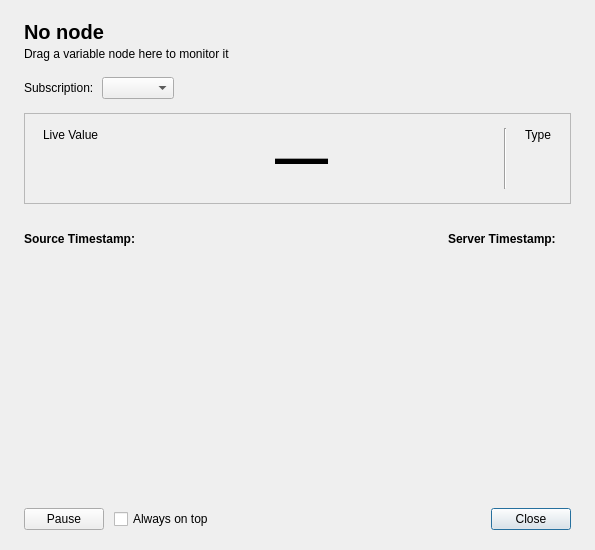
<?xml version="1.0" encoding="UTF-8"?>
<ui version="4.0">
 <class>NodeMonitorDialog</class>
 <widget class="QDialog" name="NodeMonitorDialog">
  <property name="geometry">
   <rect>
    <x>0</x>
    <y>0</y>
    <width>595</width>
    <height>550</height>
   </rect>
  </property>
  <property name="windowTitle">
   <string>Node Monitor</string>
  </property>
  <layout class="QVBoxLayout" name="rootLayout">
   <property name="spacing">
    <number>14</number>
   </property>
   <property name="leftMargin">
    <number>24</number>
   </property>
   <property name="topMargin">
    <number>20</number>
   </property>
   <property name="rightMargin">
    <number>24</number>
   </property>
   <property name="bottomMargin">
    <number>20</number>
   </property>
   <item>
    <layout class="QHBoxLayout" name="headerLayout">
     <property name="spacing">
      <number>12</number>
     </property>
     <item>
      <layout class="QVBoxLayout" name="titleLayout">
       <property name="spacing">
        <number>2</number>
       </property>
       <item>
        <widget class="QLabel" name="nameLabel">
         <property name="font">
          <font>
           <pointsize>15</pointsize>
           <bold>true</bold>
          </font>
         </property>
         <property name="text">
          <string>No node</string>
         </property>
        </widget>
       </item>
       <item>
        <widget class="QLabel" name="nodeIdLabel">
         <property name="text">
          <string>Drag a variable node here to monitor it</string>
         </property>
         <property name="textInteractionFlags">
          <set>Qt::TextInteractionFlag::TextSelectableByMouse</set>
         </property>
        </widget>
       </item>
      </layout>
     </item>
     <item>
      <spacer name="headerSpacer">
       <property name="orientation">
        <enum>Qt::Orientation::Horizontal</enum>
       </property>
       <property name="sizeHint" stdset="0">
        <size>
         <width>0</width>
         <height>0</height>
        </size>
       </property>
      </spacer>
     </item>
     <item>
      <widget class="QLabel" name="qualityLabel">
       <property name="text">
        <string/>
       </property>
       <property name="alignment">
        <set>Qt::AlignmentFlag::AlignCenter</set>
       </property>
      </widget>
     </item>
    </layout>
   </item>
   <item>
    <layout class="QHBoxLayout" name="subscriptionLayout">
     <property name="spacing">
      <number>8</number>
     </property>
     <item>
      <widget class="QLabel" name="subscriptionCaption">
       <property name="text">
        <string>Subscription:</string>
       </property>
      </widget>
     </item>
     <item>
      <widget class="SubscriptionComboBox" name="subscriptionCombo"/>
     </item>
     <item>
      <spacer name="subscriptionSpacer">
       <property name="orientation">
        <enum>Qt::Orientation::Horizontal</enum>
       </property>
       <property name="sizeHint" stdset="0">
        <size>
         <width>40</width>
         <height>0</height>
        </size>
       </property>
      </spacer>
     </item>
    </layout>
   </item>
   <item>
    <widget class="QFrame" name="valuePanel">
     <property name="frameShape">
      <enum>QFrame::Shape::StyledPanel</enum>
     </property>
     <layout class="QHBoxLayout" name="valueLayout">
      <property name="spacing">
       <number>18</number>
      </property>
      <property name="leftMargin">
       <number>18</number>
      </property>
      <property name="topMargin">
       <number>14</number>
      </property>
      <property name="rightMargin">
       <number>18</number>
      </property>
      <property name="bottomMargin">
       <number>14</number>
      </property>
      <item>
       <widget class="QLabel" name="valueCaption">
        <property name="text">
         <string>Live Value</string>
        </property>
        <property name="alignment">
         <set>Qt::AlignmentFlag::AlignLeading|Qt::AlignmentFlag::AlignLeft|Qt::AlignmentFlag::AlignTop</set>
        </property>
       </widget>
      </item>
      <item>
       <widget class="QLabel" name="valueLabel">
        <property name="sizePolicy">
         <sizepolicy hsizetype="Expanding" vsizetype="Preferred">
          <horstretch>1</horstretch>
          <verstretch>0</verstretch>
         </sizepolicy>
        </property>
        <property name="font">
         <font>
          <pointsize>40</pointsize>
          <bold>true</bold>
         </font>
        </property>
        <property name="text">
         <string>—</string>
        </property>
        <property name="alignment">
         <set>Qt::AlignmentFlag::AlignCenter</set>
        </property>
        <property name="textInteractionFlags">
         <set>Qt::TextInteractionFlag::TextSelectableByMouse</set>
        </property>
       </widget>
      </item>
      <item>
       <widget class="Line" name="valueDivider">
        <property name="orientation">
         <enum>Qt::Orientation::Vertical</enum>
        </property>
       </widget>
      </item>
      <item>
       <layout class="QVBoxLayout" name="typeLayout">
        <property name="spacing">
         <number>2</number>
        </property>
        <item>
         <widget class="QLabel" name="typeCaption">
          <property name="text">
           <string>Type</string>
          </property>
          <property name="alignment">
           <set>Qt::AlignmentFlag::AlignLeading|Qt::AlignmentFlag::AlignLeft|Qt::AlignmentFlag::AlignTop</set>
          </property>
         </widget>
        </item>
        <item>
         <widget class="QLabel" name="typeLabel">
          <property name="font">
           <font>
            <pointsize>15</pointsize>
            <bold>true</bold>
           </font>
          </property>
          <property name="text">
           <string/>
          </property>
          <property name="alignment">
           <set>Qt::AlignmentFlag::AlignLeading|Qt::AlignmentFlag::AlignLeft|Qt::AlignmentFlag::AlignVCenter</set>
          </property>
          <property name="textInteractionFlags">
           <set>Qt::TextInteractionFlag::TextSelectableByMouse</set>
          </property>
         </widget>
        </item>
       </layout>
      </item>
     </layout>
    </widget>
   </item>
   <item>
    <layout class="QHBoxLayout" name="timestampLayout">
     <property name="spacing">
      <number>8</number>
     </property>
     <item>
      <widget class="QLabel" name="sourceCaption">
       <property name="font">
        <font>
         <bold>true</bold>
        </font>
       </property>
       <property name="text">
        <string>Source Timestamp:</string>
       </property>
      </widget>
     </item>
     <item>
      <widget class="QLabel" name="sourceTimeLabel">
       <property name="text">
        <string/>
       </property>
       <property name="textInteractionFlags">
        <set>Qt::TextInteractionFlag::TextSelectableByMouse</set>
       </property>
      </widget>
     </item>
     <item>
      <spacer name="timestampSpacer">
       <property name="orientation">
        <enum>Qt::Orientation::Horizontal</enum>
       </property>
       <property name="sizeHint" stdset="0">
        <size>
         <width>20</width>
         <height>0</height>
        </size>
       </property>
      </spacer>
     </item>
     <item>
      <widget class="QLabel" name="serverCaption">
       <property name="font">
        <font>
         <bold>true</bold>
        </font>
       </property>
       <property name="text">
        <string>Server Timestamp:</string>
       </property>
      </widget>
     </item>
     <item>
      <widget class="QLabel" name="serverTimeLabel">
       <property name="text">
        <string/>
       </property>
       <property name="textInteractionFlags">
        <set>Qt::TextInteractionFlag::TextSelectableByMouse</set>
       </property>
      </widget>
     </item>
    </layout>
   </item>
   <item>
    <widget class="QWidget" name="chartContainer" native="true">
     <property name="minimumSize">
      <size>
       <width>0</width>
       <height>220</height>
      </size>
     </property>
     <layout class="QVBoxLayout" name="chartLayout">
      <property name="leftMargin">
       <number>0</number>
      </property>
      <property name="topMargin">
       <number>0</number>
      </property>
      <property name="rightMargin">
       <number>0</number>
      </property>
      <property name="bottomMargin">
       <number>0</number>
      </property>
     </layout>
    </widget>
   </item>
   <item>
    <layout class="QHBoxLayout" name="footerLayout">
     <property name="spacing">
      <number>10</number>
     </property>
     <item>
      <widget class="ThemedPushButton" name="pauseButton">
       <property name="text">
        <string>Pause</string>
       </property>
       <property name="checkable">
        <bool>true</bool>
       </property>
       <property name="iconName" stdset="0">
        <string>pause</string>
       </property>
      </widget>
     </item>
     <item>
      <widget class="QCheckBox" name="alwaysOnTopCheck">
       <property name="text">
        <string>Always on top</string>
       </property>
      </widget>
     </item>
     <item>
      <spacer name="footerSpacer">
       <property name="orientation">
        <enum>Qt::Orientation::Horizontal</enum>
       </property>
       <property name="sizeHint" stdset="0">
        <size>
         <width>40</width>
         <height>20</height>
        </size>
       </property>
      </spacer>
     </item>
     <item>
      <widget class="ColoredPushButton" name="closeButton">
       <property name="text">
        <string>Close</string>
       </property>
       <property name="default">
        <bool>true</bool>
       </property>
      </widget>
     </item>
    </layout>
   </item>
  </layout>
 </widget>
 <customwidgets>
  <customwidget>
   <class>ThemedPushButton</class>
   <extends>QPushButton</extends>
   <header>widgets/themedpushbutton.h</header>
  </customwidget>
  <customwidget>
   <class>ColoredPushButton</class>
   <extends>QPushButton</extends>
   <header>widgets/coloredpushbutton.h</header>
  </customwidget>
  <customwidget>
   <class>SubscriptionComboBox</class>
   <extends>QComboBox</extends>
   <header>widgets/subscriptioncombobox.h</header>
  </customwidget>
 </customwidgets>
 <resources/>
 <connections/>
</ui>
